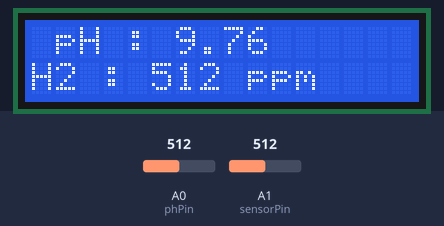
The sketch below on a simulated Arduino Uno, built with avr-gcc and run on an emulated ATmega328P. Shown: 16×2 character LCD. Inputs (shaded band) come from the test bench; at power-on: A0 (phPin) = 512, A1 (sensorPin) = 512. What the sketch prints to the serial monitor is not drawn.

Above: at 2.3 s.
2.4 s: A0 (phPin) set to 716
At 7.0 s:
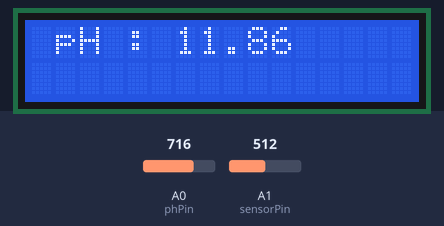
12.7 s: A1 (sensorPin) set to 716
At 17.7 s:
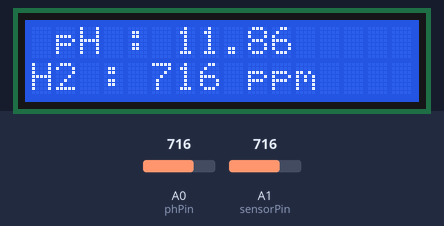
20.8 s: A0 (phPin) set to 900
At 23.6 s:
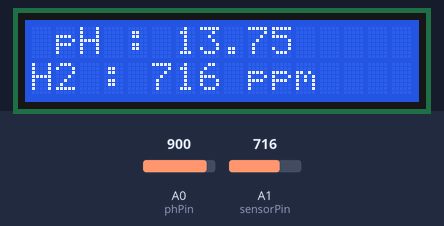
26.8 s: A1 (sensorPin) set to 900
At 33.1 s:
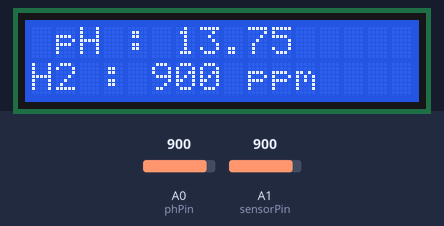
36.0 s: A0 (phPin) set to 1023
At 37.8 s:
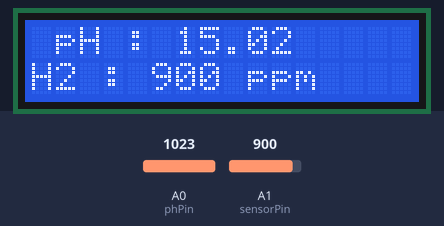
42.0 s: A1 (sensorPin) set to 1023
At 48.5 s:
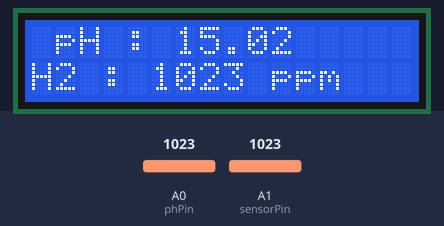
Timing chart, 0 to 50.0 s (numbered marks = the images above; inputs shaded):
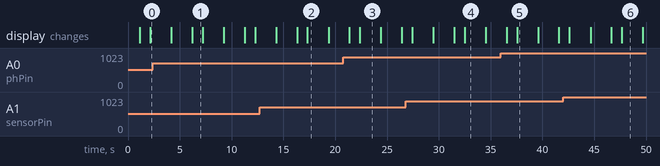

Measured:
- what the display in image 1 shows lasts 1.0 s, from 6.2 s to 7.2 s
- what the display in image 2 shows lasts 2.1 s, from 17.3 s to 19.4 s

The sketch:

code.ino
```cpp
#include <Wire.h>
#include <LiquidCrystal_I2C.h>
LiquidCrystal_I2C lcd(0x27,  16, 2);
int sensorPin=A1;
int phPin=A0;
//int sdaPin=A4;
//int sclPin=A5;
int sensorData;
float ph;
float Value=0;
void setup()
{
   Serial.begin(9600);
   lcd.init();
   lcd.begin(16,2);
   lcd.backlight();
   pinMode(sensorPin,INPUT);
   pinMode(phPin,INPUT);
   delay(1000);
 }
void loop()
{
    sensorData = analogRead(sensorPin);
    Value= analogRead(phPin);
    Serial.print(" gas lvl | pH ");

    ph=(Value*0.01028);
    Serial.println(ph+4.5);
    Serial.print(" | ");
    Serial.print(sensorData);
    lcd.clear();
    lcd.setCursor(0,0); //Defining positon to write from first row,first column .
    lcd.print(" pH : "); //You can write 16 Characters per line .
    lcd.print(ph+4.5);
    delay(1000);//Delay used to give a dynamic effect
    lcd.setCursor(0,1);  //Defining positon to write from second row,first column .
    lcd.print("H2 : ");
    lcd.print(sensorData);
    lcd.print(" ppm");
    delay(2000);
    lcd.clear();//Clean the screen
    lcd.setCursor(0,0);
    lcd.print(" BIOELECTRICAL");
    lcd.setCursor(0,1);
    lcd.print("   INNOVATORS ");
//    delay(8000);
    delay(2000);
}
```
